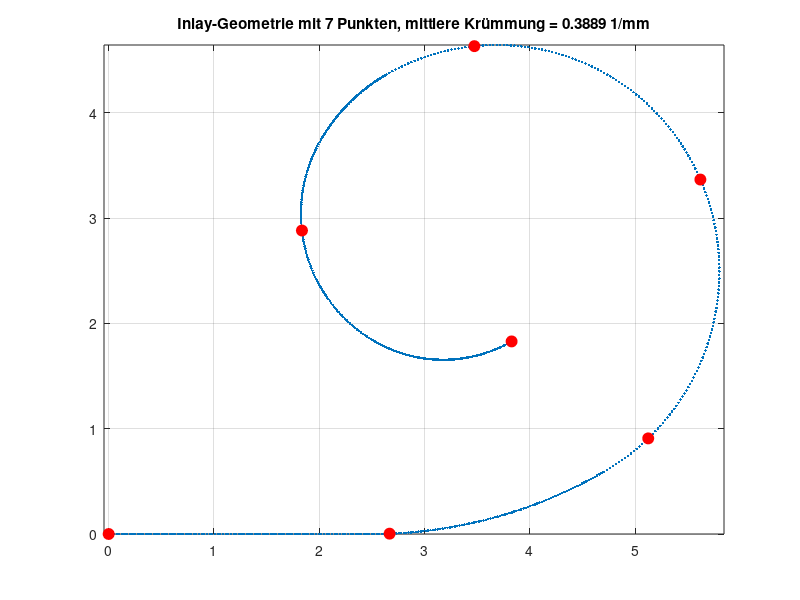

The MATLAB source for this figure:
% This gives the inlay geometry for TB01Lv01
% Written by: N. Suzaly
% Created on: 2019-07-05
%
% Erweiterung: 7 gleichmäßig (nach Bogenlänge) verteilte Punkte werden auf
% eine Spline durch die Geometrie gelegt, die Krümmung an jedem Punkt
% berechnet, gemittelt und ausgegeben.

clear all;
close all;
clc;

% [x,y]-coordinates for specified points in the inlay geometry. Coordinates
% obtained from Inventor
p0 = [0,0];
p1 = [2.5,0];
p2 = [4.7,0.589];
p3 = [5.505,3.595];
p4 = [2.637, 4.363];
p5 = [2.014, 3.741];
p6 = [2.527, 1.829];
p7 = [3.827, 1.829];

p = [p0;p1;p2;p3;p4;p5;p6;p7];

r = [4.4, 2.2 , 2.1, 1.7, 1.4, 1.3]';  % specified radius for the six arcs

% [x,y]-coordinates of the center of the six arcs. Coordinates obtained
% from Inventor
C1 = [2.5, 4.4];
C2 = [3.6,2.495];
C3 = [3.687, 2.545];
C4 = [3.487, 2.891];
C5 = [3.227, 3.041];
C6 = [3.177, 2.955];

C = [C1;C2;C3;C4;C5;C6];

% specified angles [rad] for the six arcs
rad1 = pi/6;
rad2 = pi/2;
rad3 = pi/2;
rad4 = pi/6;
rad5 = pi/2;
rad6 = pi/3;

rad = [rad1;rad2;rad3;rad4;rad5;rad6];

pts = 100;
d = [];
c = [];
a = [];
b= [];
t = [];
lxc = nan(pts, length(r));
lyc = nan(pts, length(r));

% Draw arcs
for n = 2:length(p)-1

    d(:,n-1) = norm(p(n+1,:)'-p(n,:)');  % r has to be larger than d/2
    c(n-1,:) = (p(n+1,:)'+p(n,:)')/2 + sqrt(r(n-1)^2-d(n-1)^2/4)/d(n-1)*[0,-1;1,0]*(p(n+1,:)'-p(n,:)');
    a(:,n-1) = atan2(p(n,2)-c(n-1,2),p(n,1)-c(n-1,1));
    b(:,n-1) = atan2(p(n+1,2)-c(n-1,2),p(n+1,1)-c(n-1,1));
    b(:,n-1) = mod(b(n-1)-a(n-1),2*pi)+a(n-1);
    t(:,n-1) = linspace(a(n-1),b(n-1),pts);
    lxc(:,n-1) = c(n-1,1) + r(n-1)*cos(t(:,n-1));
    lyc(:,n-1) = c(n-1,2) + r(n-1)*sin(t(:,n-1));

end
lx1= linspace(0,2.5,pts)';  %initial line before first arc
ly1= linspace(0,0,pts)';

lx = [lx1;lxc(:,1);lxc(:,2);lxc(:,3);lxc(:,4);lxc(:,5);lxc(:,6)];
ly = [ly1;lyc(:,1);lyc(:,2);lyc(:,3);lyc(:,4);lyc(:,5);lyc(:,6)];

inlay = [lx,ly];

xlswrite('inlayGeometry100.xls',inlay);  %import x,y-coordinates of inlay geometry into excel file

figure;
plot(lx,ly,'.')


%% 7 gleichmäßig verteilte Punkte auf der Spline + mittlere Krümmung
nPts7 = 7;    % gewünschte Anzahl gleichmäßig verteilter Punkte

% --- Bogenlänge entlang der Geometrie (streng monoton -> für interp1/spline) ---
X = lx(:);  Y = ly(:);
sRaw = [0; cumsum(hypot(diff(X), diff(Y)))];   % kumulierte Bogenlänge
[sRaw, iu] = unique(sRaw, 'stable');           % doppelte Stützstellen entfernen
X = X(iu);  Y = Y(iu);

% --- Dichte, glatte Spline-Kurve entlang der Bogenlänge ---
% Die Kurve wird als Spline über die Bogenlänge parametrisiert, damit sich
% Ableitungen (und daraus die Krümmung) stabil berechnen lassen.
nDense = 5000;
sDense = linspace(0, sRaw(end), nDense).';
xDense = spline(sRaw, X, sDense);
yDense = spline(sRaw, Y, sDense);

% --- Krümmung entlang der dichten Kurve (uniformes ds -> gradient) ---
% kappa = |x' y'' - y' x''| / (x'^2 + y'^2)^(3/2)
ds  = sDense(2) - sDense(1);
dx  = gradient(xDense, ds);
dy  = gradient(yDense, ds);
ddx = gradient(dx, ds);
ddy = gradient(dy, ds);
kappaDense = abs(dx.*ddy - dy.*ddx) ./ (dx.^2 + dy.^2).^(1.5);

% --- 7 gleichmäßig (nach Bogenlänge) verteilte Punkte ---
sSeven = linspace(0, sRaw(end), nPts7).';
xSeven = interp1(sDense, xDense, sSeven);
ySeven = interp1(sDense, yDense, sSeven);
kappaSeven = interp1(sDense, kappaDense, sSeven);   % Krümmung an jedem Punkt

meanKappa = mean(kappaSeven);

% --- Ausgabe ---
fprintf('\nKrümmung an %d gleichmäßig verteilten Punkten:\n', nPts7);
for k = 1:nPts7
    fprintf('  Punkt %d  (s = %6.3f mm):  kappa = %.4f 1/mm  (r = %.3f mm)\n', ...
        k, sSeven(k), kappaSeven(k), 1/kappaSeven(k));
end
fprintf('Mittlere Krümmung (%d Punkte): %.4f 1/mm\n', nPts7, meanKappa);

% --- Punkte im Plot markieren ---
hold on;
plot(xSeven, ySeven, 'ro', 'MarkerSize', 8, 'MarkerFaceColor', 'r');
axis equal; grid on;
title(sprintf('Inlay-Geometrie mit %d Punkten, mittlere Krümmung = %.4f 1/mm', ...
    nPts7, meanKappa));
hold off;
